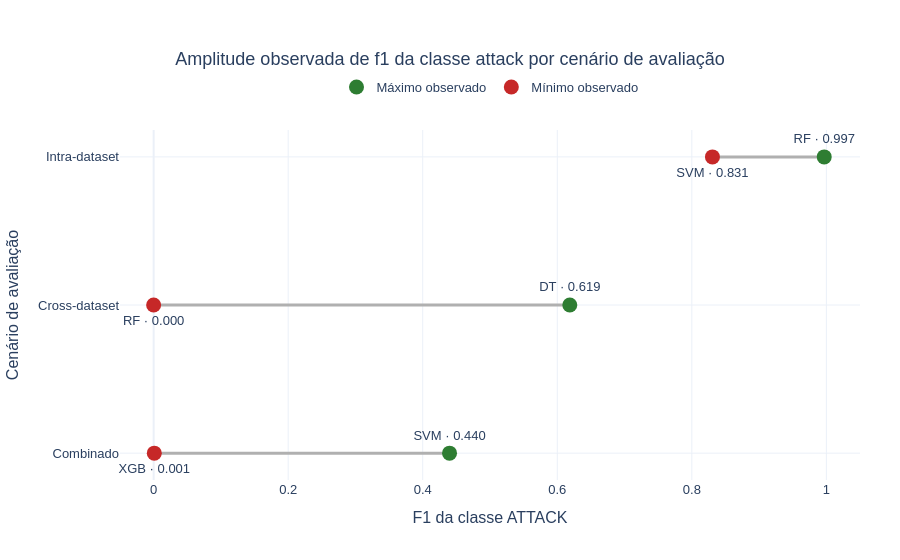
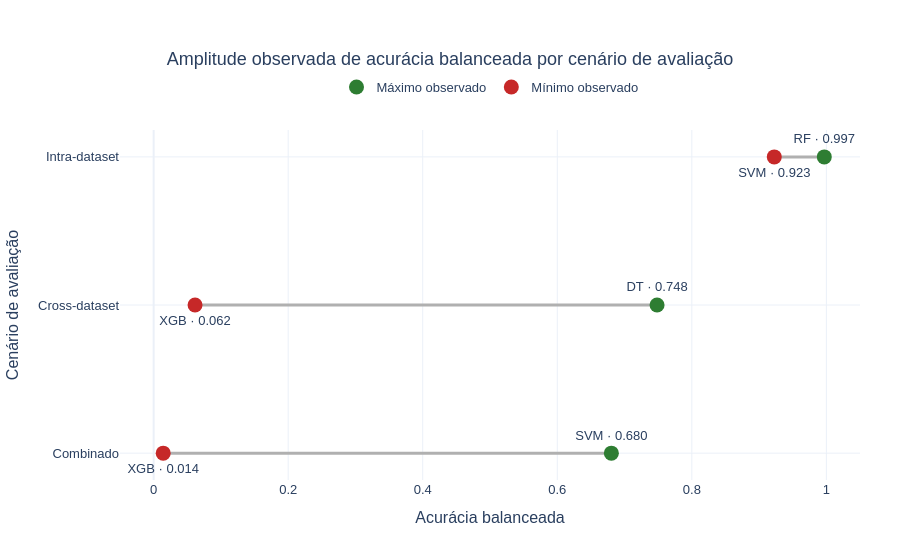
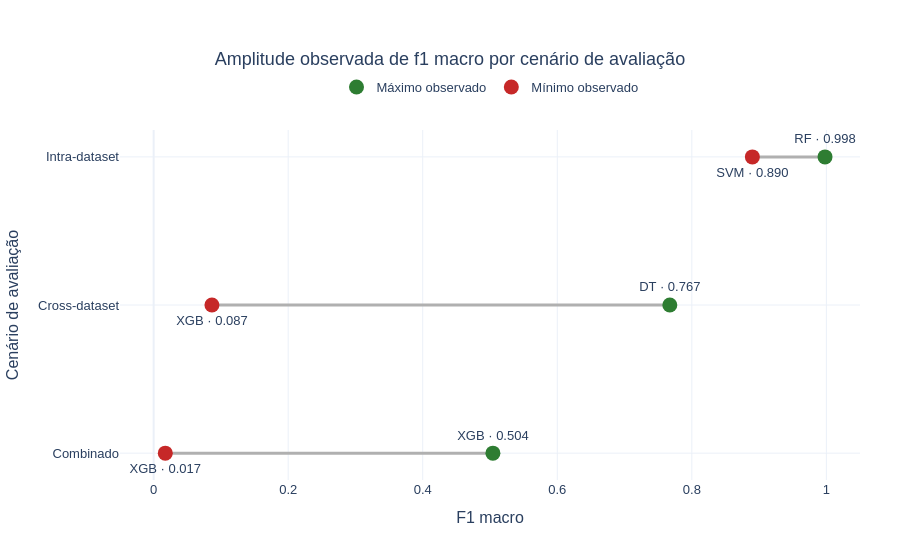

Notebook code cell kept with these figures, in order:
### Code cell
# extremos observados por cenário de avaliação
def plot_metric_extremes(metric, metric_label, filename):
    best_rows = (
        evaluation.sort_values(
            ["scenario_type", metric, "f1_macro"],
            ascending=[True, False, False],
        )
        .groupby("scenario_type", as_index=False)
        .head(1)
        .assign(result="Máximo observado")
    )
    worst_rows = (
        evaluation.sort_values(
            ["scenario_type", metric, "f1_macro"],
            ascending=[True, True, True],
        )
        .groupby("scenario_type", as_index=False)
        .head(1)
        .assign(result="Mínimo observado")
    )
    extremes = pd.concat(
        [best_rows, worst_rows],
        ignore_index=True,
    )
    extremes["scenario_label"] = (
        extremes["scenario_type"].map(SCENARIO_LABELS)
    )
    extremes["model_label"] = extremes["model"].map(MODEL_LABELS)
    extremes["training_source_label"] = (
        extremes["training_source"].map(SOURCE_LABELS)
    )
    extremes["test_source_label"] = (
        extremes["test_source"].map(SOURCE_LABELS)
    )
    extremes["point_label"] = extremes.apply(
        lambda row: (
            f"{MODEL_ABBREVIATIONS[row['model']]} · "
            f"{row[metric]:.3f}"
        ),
        axis=1,
    )

    figure = go.Figure()
    for scenario_type in SCENARIO_ORDER:
        scenario_rows = extremes[
            extremes["scenario_type"].eq(scenario_type)
        ]
        figure.add_trace(go.Scatter(
            x=[
                scenario_rows[metric].min(),
                scenario_rows[metric].max(),
            ],
            y=[
                SCENARIO_LABELS[scenario_type],
                SCENARIO_LABELS[scenario_type],
            ],
            mode="lines",
            line=dict(color="#B0B0B0", width=3),
            hoverinfo="skip",
            showlegend=False,
        ))

    styles = {
        "Máximo observado": "#2E7D32",
        "Mínimo observado": "#C62828",
    }
    for result_label, color in styles.items():
        result_rows = extremes[
            extremes["result"].eq(result_label)
        ]
        custom_data = result_rows[
            [
                "model_label",
                "training_source_label",
                "test_source_label",
                "f1_attack",
                "balanced_accuracy",
                "f1_macro",
            ]
        ].to_numpy()
        figure.add_trace(go.Scatter(
            x=result_rows[metric],
            y=result_rows["scenario_label"],
            mode="markers+text",
            text=result_rows["point_label"],
            textposition=(
                "top center"
                if result_label == "Máximo observado"
                else "bottom center"
            ),
            name=result_label,
            marker=dict(color=color, size=15),
            cliponaxis=False,
            customdata=custom_data,
            hovertemplate=(
                "Cenário: %{y}<br>"
                f"Extremo: {result_label}<br>"
                "Algoritmo: %{customdata[0]}<br>"
                "Treinamento: %{customdata[1]}<br>"
                "Teste: %{customdata[2]}<br>"
                f"{metric_label}: %{{x:.4f}}<br>"
                "F1 ATTACK: %{customdata[3]:.4f}<br>"
                "Acurácia balanceada: %{customdata[4]:.4f}<br>"
                "F1 macro: %{customdata[5]:.4f}<extra></extra>"
            ),
        ))

    figure.update_xaxes(
        title_text=metric_label,
        range=[-0.05, 1.05],
    )
    figure.update_yaxes(
        title_text="Cenário de avaliação",
        categoryorder="array",
        categoryarray=[
            SCENARIO_LABELS[scenario]
            for scenario in reversed(SCENARIO_ORDER)
        ],
    )
    figure.update_layout(
        title=f"Amplitude observada de {metric_label.lower()} por cenário de avaliação"
    )
    finalize_figure(
        figure,
        filename,
        width=1250,
        height=600,
    )


plot_metric_extremes(
    "f1_attack",
    "F1 da classe ATTACK",
    "f1_attack_best_worst_by_scenario",
)
plot_metric_extremes(
    "balanced_accuracy",
    "Acurácia balanceada",
    "balanced_accuracy_best_worst_by_scenario",
)
plot_metric_extremes(
    "f1_macro",
    "F1 macro",
    "f1_macro_best_worst_by_scenario",
)

### Figure 1 — Plotly figure (JSON) as saved in the notebook; plotly's stock layout.template omitted (floating-point values rounded to 4 significant figures)
{"data": [{"hoverinfo": "skip", "line": {"color": "#B0B0B0", "width": 3}, "mode": "lines", "showlegend": false, "x": [0.8307, 0.9968], "y": ["Intra-dataset", "Intra-dataset"], "type": "scatter"}, {"hoverinfo": "skip", "line": {"color": "#B0B0B0", "width": 3}, "mode": "lines", "showlegend": false, "x": [0.0, 0.6186], "y": ["Cross-dataset", "Cross-dataset"], "type": "scatter"}, {"hoverinfo": "skip", "line": {"color": "#B0B0B0", "width": 3}, "mode": "lines", "showlegend": false, "x": [0.0009897, 0.4398], "y": ["Combinado", "Combinado"], "type": "scatter"}, {"cliponaxis": false, "customdata": [["SVM linear", "UNSW-NB15 + IoT-23", "CICIDS2017", 0.4398, 0.6804, 0.4954], ["Árvore de decisão", "IoT-23", "CICIDS2017", 0.6186, 0.7483, 0.7673], ["Random Forest", "IoT-23", "IoT-23", 0.9968, 0.9969, 0.998]], "hovertemplate": "Cenário: %{y}<br>Extremo: Máximo observado<br>Algoritmo: %{customdata[0]}<br>Treinamento: %{customdata[1]}<br>Teste: %{customdata[2]}<br>F1 da classe ATTACK: %{x:.4f}<br>F1 ATTACK: %{customdata[3]:.4f}<br>Acurácia balanceada: %{customdata[4]:.4f}<br>F1 macro: %{customdata[5]:.4f}<extra></extra>", "marker": {"color": "#2E7D32", "size": 15}, "mode": "markers+text", "name": "Máximo observado", "text": ["SVM · 0.440", "DT · 0.619", "RF · 0.997"], "textposition": "top center", "x": [0.4398, 0.6186, 0.9968], "y": ["Combinado", "Cross-dataset", "Intra-dataset"], "type": "scatter"}, {"cliponaxis": false, "customdata": [["XGBoost", "CICIDS2017 + IoT-23", "UNSW-NB15", 0.0009897, 0.5002, 0.4449], ["Random Forest", "CICIDS2017", "UNSW-NB15", 0.0, 0.5, 0.4444], ["SVM linear", "CICIDS2017", "CICIDS2017", 0.8307, 0.935, 0.89]], "hovertemplate": "Cenário: %{y}<br>Extremo: Mínimo observado<br>Algoritmo: %{customdata[0]}<br>Treinamento: %{customdata[1]}<br>Teste: %{customdata[2]}<br>F1 da classe ATTACK: %{x:.4f}<br>F1 ATTACK: %{customdata[3]:.4f}<br>Acurácia balanceada: %{customdata[4]:.4f}<br>F1 macro: %{customdata[5]:.4f}<extra></extra>", "marker": {"color": "#C62828", "size": 15}, "mode": "markers+text", "name": "Mínimo observado", "text": ["XGB · 0.001", "RF · 0.000", "SVM · 0.831"], "textposition": "bottom center", "x": [0.0009897, 0.0, 0.8307], "y": ["Combinado", "Cross-dataset", "Intra-dataset"], "type": "scatter"}], "layout": {"xaxis": {"title": {"text": "F1 da classe ATTACK"}, "range": [-0.05, 1.05]}, "yaxis": {"title": {"text": "Cenário de avaliação"}, "categoryorder": "array", "categoryarray": ["Combinado", "Cross-dataset", "Intra-dataset"]}, "title": {"text": "Amplitude observada de f1 da classe attack por cenário de avaliação", "x": 0.5}, "font": {"family": "Arial", "size": 13}, "margin": {"l": 80, "r": 40, "t": 130, "b": 80}, "legend": {"orientation": "h", "yanchor": "bottom", "y": 1.08, "xanchor": "center", "x": 0.5}}}

### Figure 2 — Plotly figure (JSON) as saved in the notebook; plotly's stock layout.template omitted (floating-point values rounded to 4 significant figures)
{"data": [{"hoverinfo": "skip", "line": {"color": "#B0B0B0", "width": 3}, "mode": "lines", "showlegend": false, "x": [0.9226, 0.9969], "y": ["Intra-dataset", "Intra-dataset"], "type": "scatter"}, {"hoverinfo": "skip", "line": {"color": "#B0B0B0", "width": 3}, "mode": "lines", "showlegend": false, "x": [0.06155, 0.7483], "y": ["Cross-dataset", "Cross-dataset"], "type": "scatter"}, {"hoverinfo": "skip", "line": {"color": "#B0B0B0", "width": 3}, "mode": "lines", "showlegend": false, "x": [0.01421, 0.6804], "y": ["Combinado", "Combinado"], "type": "scatter"}, {"cliponaxis": false, "customdata": [["SVM linear", "UNSW-NB15 + IoT-23", "CICIDS2017", 0.4398, 0.6804, 0.4954], ["Árvore de decisão", "IoT-23", "CICIDS2017", 0.6186, 0.7483, 0.7673], ["Random Forest", "IoT-23", "IoT-23", 0.9968, 0.9969, 0.998]], "hovertemplate": "Cenário: %{y}<br>Extremo: Máximo observado<br>Algoritmo: %{customdata[0]}<br>Treinamento: %{customdata[1]}<br>Teste: %{customdata[2]}<br>Acurácia balanceada: %{x:.4f}<br>F1 ATTACK: %{customdata[3]:.4f}<br>Acurácia balanceada: %{customdata[4]:.4f}<br>F1 macro: %{customdata[5]:.4f}<extra></extra>", "marker": {"color": "#2E7D32", "size": 15}, "mode": "markers+text", "name": "Máximo observado", "text": ["SVM · 0.680", "DT · 0.748", "RF · 0.997"], "textposition": "top center", "x": [0.6804, 0.7483, 0.9969], "y": ["Combinado", "Cross-dataset", "Intra-dataset"], "type": "scatter"}, {"cliponaxis": false, "customdata": [["XGBoost", "CICIDS2017 + UNSW-NB15", "IoT-23", 0.003517, 0.01421, 0.01734], ["XGBoost", "CICIDS2017", "IoT-23", 0.003076, 0.06155, 0.08664], ["SVM linear", "UNSW-NB15", "UNSW-NB15", 0.8965, 0.9226, 0.936]], "hovertemplate": "Cenário: %{y}<br>Extremo: Mínimo observado<br>Algoritmo: %{customdata[0]}<br>Treinamento: %{customdata[1]}<br>Teste: %{customdata[2]}<br>Acurácia balanceada: %{x:.4f}<br>F1 ATTACK: %{customdata[3]:.4f}<br>Acurácia balanceada: %{customdata[4]:.4f}<br>F1 macro: %{customdata[5]:.4f}<extra></extra>", "marker": {"color": "#C62828", "size": 15}, "mode": "markers+text", "name": "Mínimo observado", "text": ["XGB · 0.014", "XGB · 0.062", "SVM · 0.923"], "textposition": "bottom center", "x": [0.01421, 0.06155, 0.9226], "y": ["Combinado", "Cross-dataset", "Intra-dataset"], "type": "scatter"}], "layout": {"xaxis": {"title": {"text": "Acurácia balanceada"}, "range": [-0.05, 1.05]}, "yaxis": {"title": {"text": "Cenário de avaliação"}, "categoryorder": "array", "categoryarray": ["Combinado", "Cross-dataset", "Intra-dataset"]}, "title": {"text": "Amplitude observada de acurácia balanceada por cenário de avaliação", "x": 0.5}, "font": {"family": "Arial", "size": 13}, "margin": {"l": 80, "r": 40, "t": 130, "b": 80}, "legend": {"orientation": "h", "yanchor": "bottom", "y": 1.08, "xanchor": "center", "x": 0.5}}}

### Figure 3 — Plotly figure (JSON) as saved in the notebook; plotly's stock layout.template omitted (floating-point values rounded to 4 significant figures)
{"data": [{"hoverinfo": "skip", "line": {"color": "#B0B0B0", "width": 3}, "mode": "lines", "showlegend": false, "x": [0.89, 0.998], "y": ["Intra-dataset", "Intra-dataset"], "type": "scatter"}, {"hoverinfo": "skip", "line": {"color": "#B0B0B0", "width": 3}, "mode": "lines", "showlegend": false, "x": [0.08664, 0.7673], "y": ["Cross-dataset", "Cross-dataset"], "type": "scatter"}, {"hoverinfo": "skip", "line": {"color": "#B0B0B0", "width": 3}, "mode": "lines", "showlegend": false, "x": [0.01734, 0.5043], "y": ["Combinado", "Combinado"], "type": "scatter"}, {"cliponaxis": false, "customdata": [["XGBoost", "UNSW-NB15 + IoT-23", "CICIDS2017", 0.1917, 0.5048, 0.5043], ["Árvore de decisão", "IoT-23", "CICIDS2017", 0.6186, 0.7483, 0.7673], ["Random Forest", "IoT-23", "IoT-23", 0.9968, 0.9969, 0.998]], "hovertemplate": "Cenário: %{y}<br>Extremo: Máximo observado<br>Algoritmo: %{customdata[0]}<br>Treinamento: %{customdata[1]}<br>Teste: %{customdata[2]}<br>F1 macro: %{x:.4f}<br>F1 ATTACK: %{customdata[3]:.4f}<br>Acurácia balanceada: %{customdata[4]:.4f}<br>F1 macro: %{customdata[5]:.4f}<extra></extra>", "marker": {"color": "#2E7D32", "size": 15}, "mode": "markers+text", "name": "Máximo observado", "text": ["XGB · 0.504", "DT · 0.767", "RF · 0.998"], "textposition": "top center", "x": [0.5043, 0.7673, 0.998], "y": ["Combinado", "Cross-dataset", "Intra-dataset"], "type": "scatter"}, {"cliponaxis": false, "customdata": [["XGBoost", "CICIDS2017 + UNSW-NB15", "IoT-23", 0.003517, 0.01421, 0.01734], ["XGBoost", "CICIDS2017", "IoT-23", 0.003076, 0.06155, 0.08664], ["SVM linear", "CICIDS2017", "CICIDS2017", 0.8307, 0.935, 0.89]], "hovertemplate": "Cenário: %{y}<br>Extremo: Mínimo observado<br>Algoritmo: %{customdata[0]}<br>Treinamento: %{customdata[1]}<br>Teste: %{customdata[2]}<br>F1 macro: %{x:.4f}<br>F1 ATTACK: %{customdata[3]:.4f}<br>Acurácia balanceada: %{customdata[4]:.4f}<br>F1 macro: %{customdata[5]:.4f}<extra></extra>", "marker": {"color": "#C62828", "size": 15}, "mode": "markers+text", "name": "Mínimo observado", "text": ["XGB · 0.017", "XGB · 0.087", "SVM · 0.890"], "textposition": "bottom center", "x": [0.01734, 0.08664, 0.89], "y": ["Combinado", "Cross-dataset", "Intra-dataset"], "type": "scatter"}], "layout": {"xaxis": {"title": {"text": "F1 macro"}, "range": [-0.05, 1.05]}, "yaxis": {"title": {"text": "Cenário de avaliação"}, "categoryorder": "array", "categoryarray": ["Combinado", "Cross-dataset", "Intra-dataset"]}, "title": {"text": "Amplitude observada de f1 macro por cenário de avaliação", "x": 0.5}, "font": {"family": "Arial", "size": 13}, "margin": {"l": 80, "r": 40, "t": 130, "b": 80}, "legend": {"orientation": "h", "yanchor": "bottom", "y": 1.08, "xanchor": "center", "x": 0.5}}}
